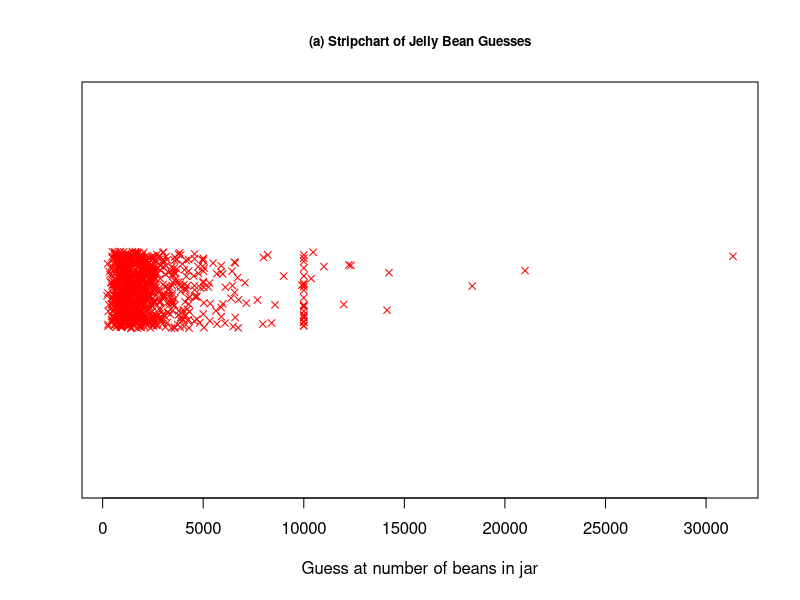
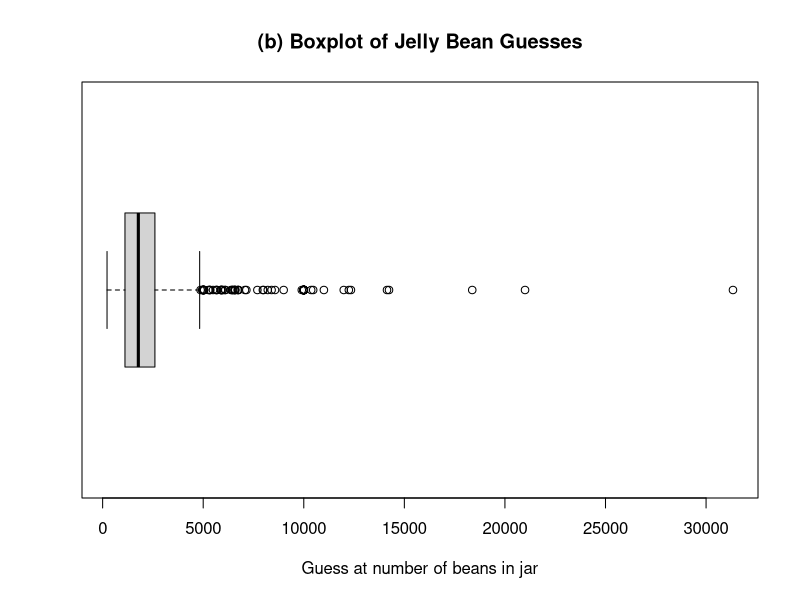
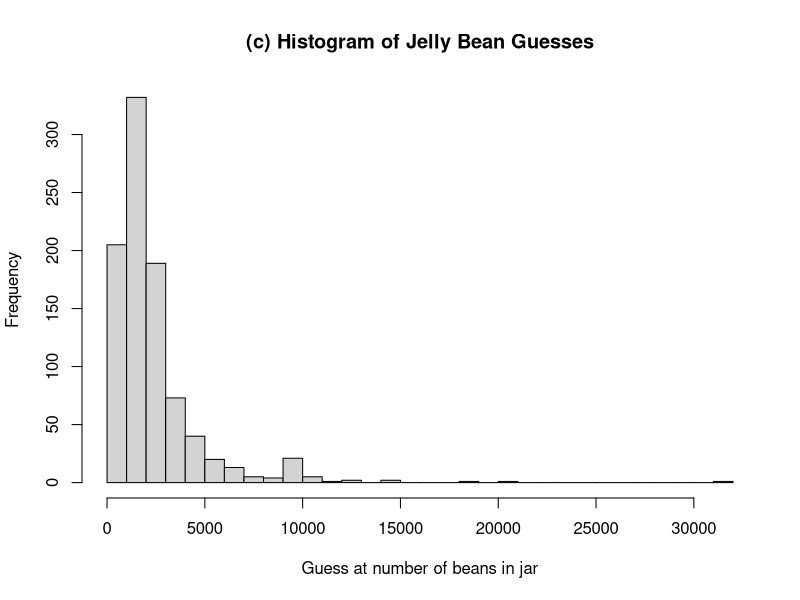
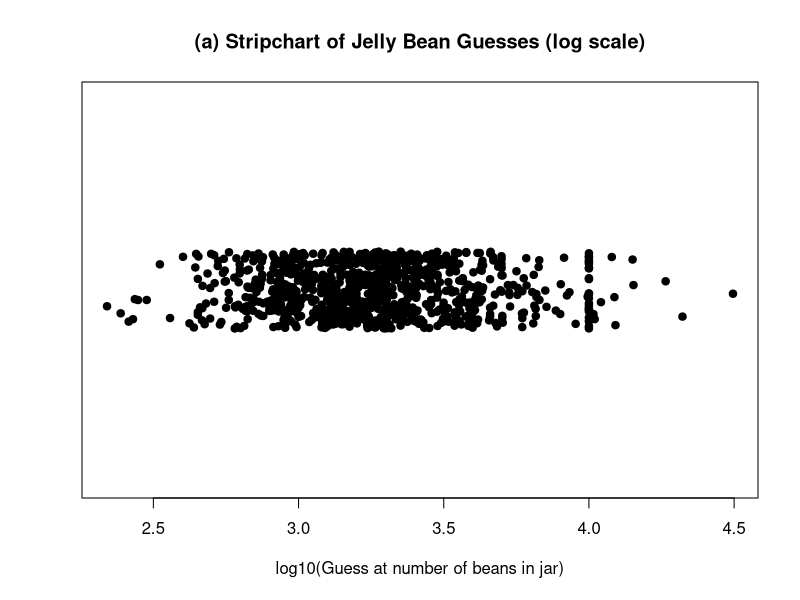
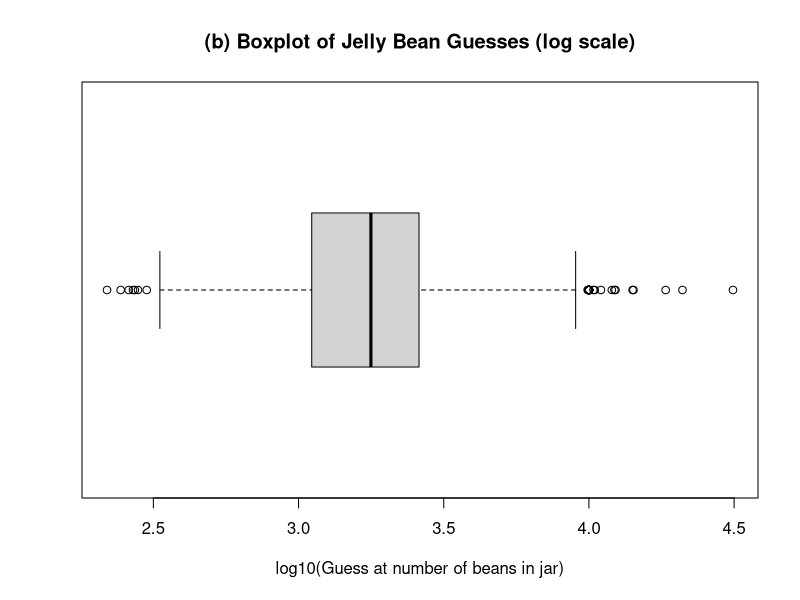
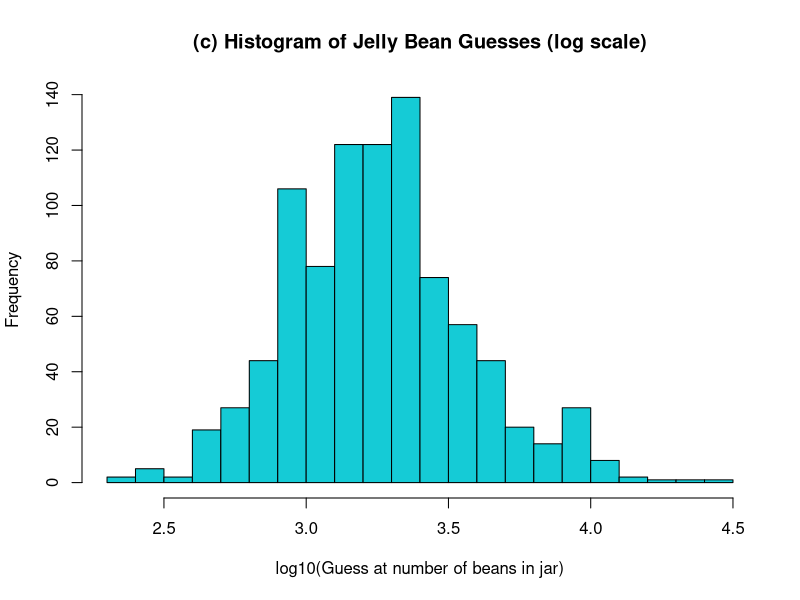
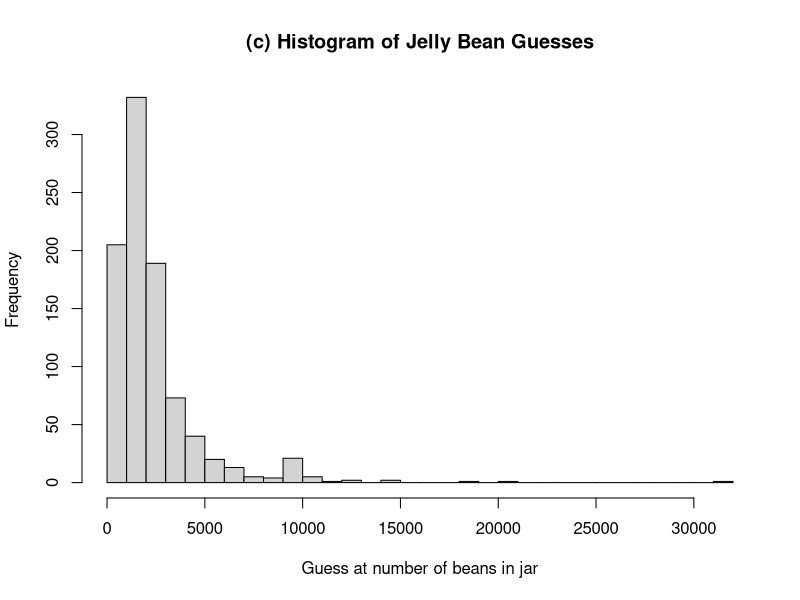

Recreate these plots in R, in order.
## Find out your working directory
setwd("C:/Users/hp/Downloads/Study Material/R Code/Jelly Bean - Activity") # This will set the working directory
getwd() # This verifies whether we are in the correct working directory

jelly <- read.csv("jelly.csv")
View(jelly)

# Strip chart (aka dot plot) of the jellybean column from the jelly data set.
stripchart(jelly$jellybean,
           method = "jitter", # This takes care of equal values. Say, two people guessed 100, then the plot will shift sideways, just by a tiny bit so as to avoid overlapping
           pch = 4, # This decides the type of symbol. A list of all symbols and their corresponding values has also been provided
           cex=.9, #character expansion factor. In this case, it makes the symbols 90% of the default size.
           col = "red", # A hex code of any particular color can also be used here so as to produce the desired color for the symbol used
           main = "(a) Stripchart of Jelly Bean Guesses", # This is the title of the strip chart
           cex.main = .8, # This will change the title
           xlab = "Guess at number of beans in jar")


# Box plot (part b)
boxplot(jelly$jellybean,
        horizontal = TRUE, #By default, box plots are vertical. This makes it horizontal, so the guesses are shown along the x-axis. It is easier to read when numbers are large (like jellybean guesses).
        col = "lightgray",
        main = "(b) Boxplot of Jelly Bean Guesses",
        xlab = "Guess at number of beans in jar")


# Histogram (part c)
hist(jelly$jellybean,
     breaks = 30,         # number of bins (you can adjust)
     col = "lightgray",   # fill color
     border = "black",    # outline color
     main = "(c) Histogram of Jelly Bean Guesses",
     xlab = "Guess at number of beans in jar",
     ylab = "Frequency")


m1 = mean(jelly$jellybean); m1
m2 = median(jelly$jellybean); m2
min(jelly$jellybean)
max(jelly$jellybean)
mode(jelly$jellybean) # This is well tell the type of data which is stored in the system internally


# DIFFERENT PLOTS IN LOGARITHMIC SCALE
stripchart(log(jelly$jellybean, base = 10),
           method = "jitter",
           pch = 19,
           col = "black",
           main = "(a) Stripchart of Jelly Bean Guesses (log scale)",
           xlab = "log10(Guess at number of beans in jar)")


boxplot(log(jelly$jellybean, base = 10),
        horizontal = TRUE,
        main = "(b) Boxplot of Jelly Bean Guesses (log scale)",
        xlab = "log10(Guess at number of beans in jar)")


# This is histogram in log scale
hist(log(jelly$jellybean, base = 10),
     breaks = 30,
     col = "#15CBD6",
     main = "(c) Histogram of Jelly Bean Guesses (log scale)",
     xlab = "log10(Guess at number of beans in jar)")


hist(jelly$jellybean,
     breaks = 30,
     col = "lightgray",
     border = "black",
     main = "(c) Histogram of Jelly Bean Guesses",
     xlab = "Guess at number of beans in jar",
     ylab = "Frequency",
     xaxt = "n")  # suppress default x-axis

# Now add x-axis ticks at multiples of 1000
axis(1, at = seq(0, max(jelly$jellybean), by = 5000))



## IDENTIFY WHETE IS THE LARGEST OBSERVATION
max.index <- which(jelly$jellybean == max(jelly$jellybean)); max.index
var2 = jelly$jellybean[-915]

length(var2)
range(var2)

var2.mean = mean(var2); var2.mean
mean.floor <- floor(var2.mean); mean.floor
mean.ceil <- ceiling(var2.mean); mean.ceil
